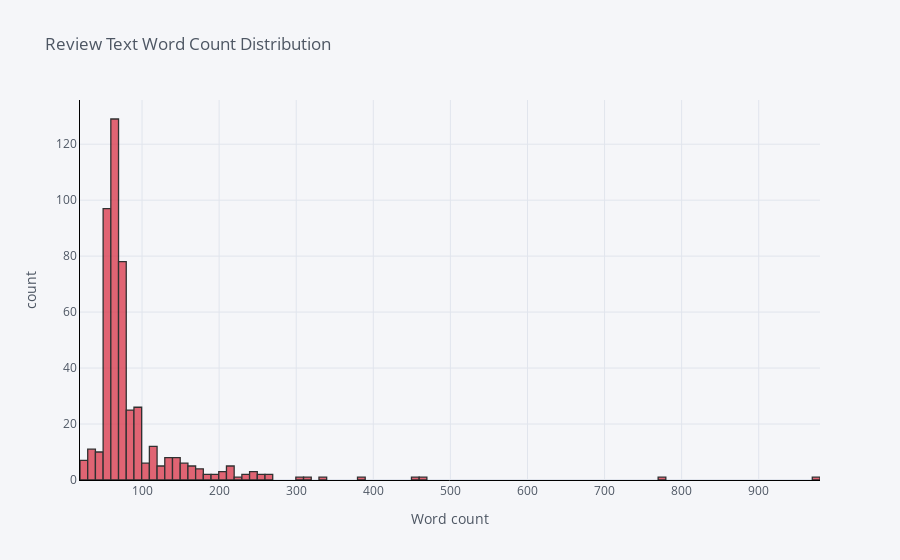

Notebook source saved alongside this figure:
### Markdown cell above
### Review Text Word Count Distribution

### Code cell
data3['word_count'] = data3['Text'].apply(lambda x: len(str(x).split()))

data3['word_count'].iplot(
    kind='hist',
    bins=100,
    xTitle='Word count',
    linecolor='black',
    yTitle='count',
    colors='Red',
    title='Review Text Word Count Distribution')

### Figure 1 — Plotly figure (JSON) as saved in the notebook; plotly's stock layout.template omitted (floating-point values rounded to 4 significant figures; data arrays with more than 128 entries replaced by an {"elided": "..."} marker saying what was removed)
{"data": [{"histfunc": "count", "histnorm": "", "marker": {"color": "rgba(219, 64, 82, 1.0)", "line": {"color": "#000000", "width": 1.3}}, "name": "word_count", "nbinsx": 100, "opacity": 0.8, "orientation": "v", "type": "histogram", "x": {"elided": "467 int values"}}], "layout": {"barmode": "overlay", "legend": {"bgcolor": "#F5F6F9", "font": {"color": "#4D5663"}}, "paper_bgcolor": "#F5F6F9", "plot_bgcolor": "#F5F6F9", "title": {"font": {"color": "#4D5663"}, "text": "Review Text Word Count Distribution"}, "xaxis": {"gridcolor": "#E1E5ED", "linecolor": "black", "showgrid": true, "tickfont": {"color": "#4D5663"}, "title": {"font": {"color": "#4D5663"}, "text": "Word count"}, "zerolinecolor": "#E1E5ED"}, "yaxis": {"gridcolor": "#E1E5ED", "linecolor": "black", "showgrid": true, "tickfont": {"color": "#4D5663"}, "title": {"font": {"color": "#4D5663"}, "text": "count"}, "zerolinecolor": "#E1E5ED"}}}
